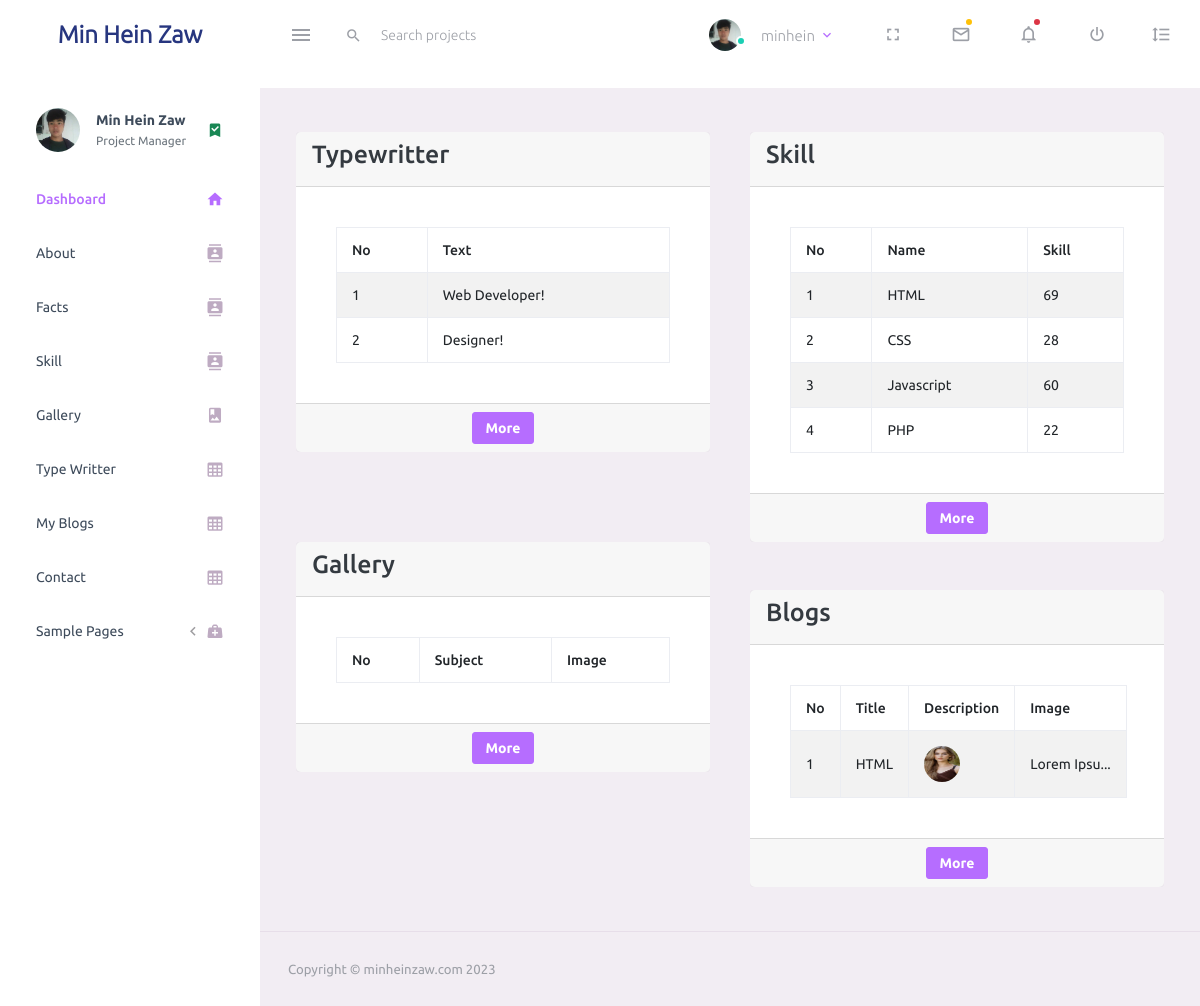
Before: /dashboard/ (signed in) with the older database file.
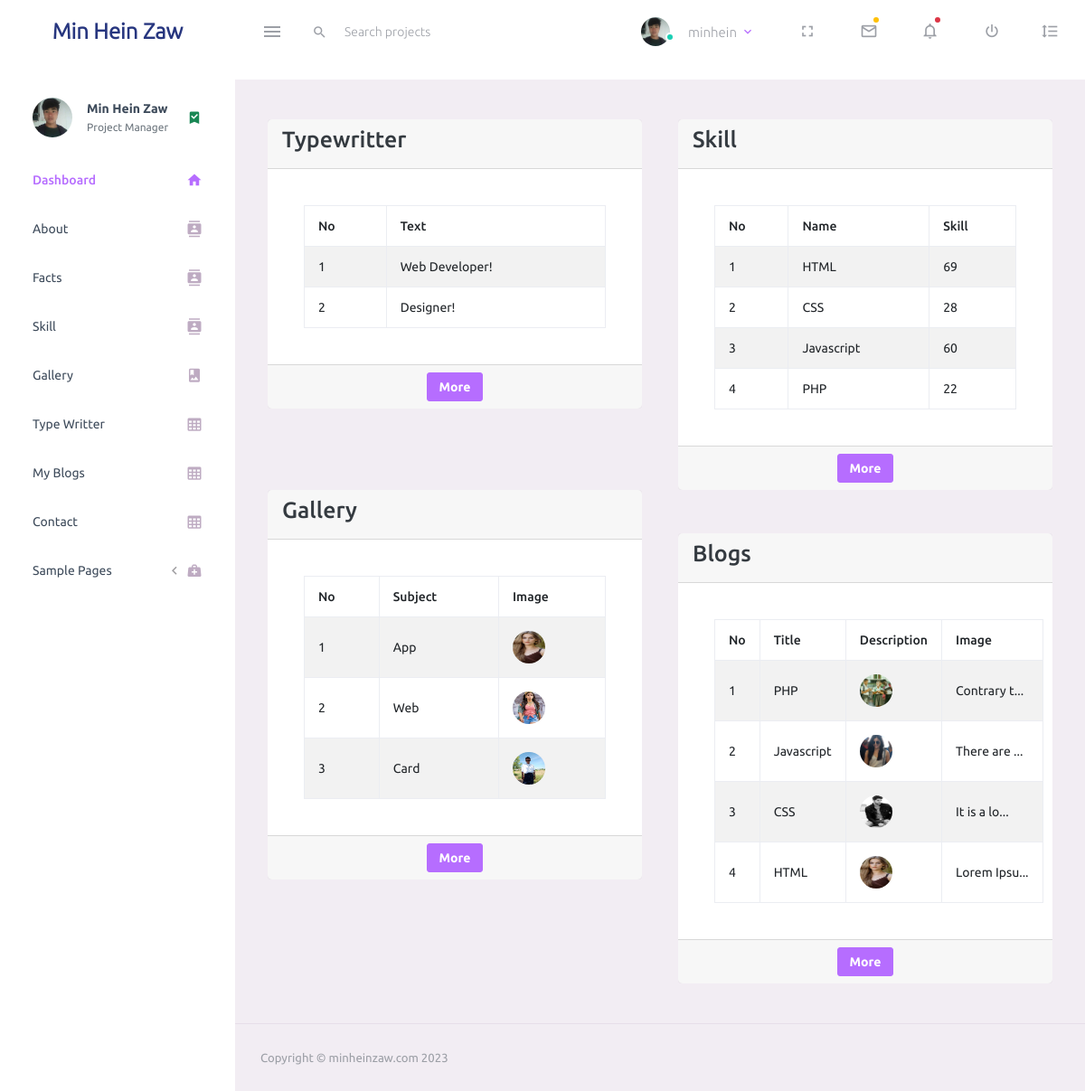
After: the same page with the newer database file.
### base/models.py (models this page shows, shortened)
class About(models.Model):
    name = models.CharField(max_length=100, null=True)
    birthday = models.DateField(null=True)
    email = models.EmailField(null=True)
    phone = models.CharField(max_length=15, null=True)
    address = models.CharField(max_length=100, null=True)
    description = RichTextField(null=True, blank=True)
    created = models.DateTimeField(auto_now=True)
    updated = models.DateTimeField(auto_now_add=True)

class TypeWritter(models.Model):
    text = models.CharField(max_length=100, null=True)

class Skill(models.Model):
    name = models.CharField(max_length=50, null=True)
    skill = models.IntegerField(null=True)

class MyBlog(models.Model):
    title = models.CharField(max_length=255, null=True)
    description = RichTextField(null=True)
    blog_image = models.ImageField(upload_to="myblog_image/", null=True)
    created = models.DateTimeField(auto_now=True)
    updated = models.DateTimeField(auto_now_add=True)
    class Meta:
        ordering = ['-created', '-updated']

class Gallery(models.Model):
    subject = models.CharField(max_length=3, choices=SUBJECT, null=True)
    image = models.ImageField(upload_to="photoes/", null=True)

### base/views.py (the view)
# urls.py: path('dashboard/', views.indexPage, name="index"),
@login_required (login_url='login')
def indexPage(request):
    texts = TypeWritter.objects.all()
    abouts = About.objects.all()
    skills = Skill.objects.all()
    galleries = Gallery.objects.all()
    blogs = MyBlog.objects.all()
    context = {'texts':texts, 'abouts':abouts, 'skills':skills, 'galleries':galleries, 'blogs':blogs}
    return render(request, 'backend/index.html', context)

### base/templates/backend/index.html
{% extends 'main.html' %}
{% block content %}
<div class="row">
  <div class="col-md-6">
      <div class="card">
          <div class="card-header">
              <h3>Typewritter</h3>
          </div>
          <div class="card-body">
              <table class="table table-striped table-bordered">
                  <thead>
                      <tr>
                          <th>No</th>
                          <th>Text</th>
                      </tr>
                  </thead>
                  <tbody>
                      {% for text in texts %}
                          <tr>
                              <td>{{forloop.counter}}</td>
                              <td>{{text.text}}</td>
                          </tr>
                      {% endfor %}
                  </tbody>
              </table>
          </div>
          <div class="card-footer">
            <div style="text-align: center;">
              <a href="{% url 'typewritter' %}" type="submit" class="btn btn-primary btn-sm">More</a>
            </div>
          </div>
      </div>
  </div>
  <div class="col-md-6">
    <div class="card">
        <div class="card-header">
            <h3>Skill</h3>
        </div>
        <div class="card-body">
            <table class="table table-striped table-bordered">
                <thead>
                    <tr>
                        <th>No</th>
                        <th>Name</th>
                        <th>Skill</th>
                    </tr>
                </thead>
                <tbody>
                    {% for skill in skills %}
                        <tr>
                            <td>{{forloop.counter}}</td>
                            <td>{{skill.name}}</td>
                            <td>{{skill.skill}}</td>
                        </tr>
                    {% endfor %}
                </tbody>
            </table>
        </div>
        <div class="card-footer">
          <div style="text-align: center;">
            <a href="{% url 'skill' %}" type="submit" class="btn btn-primary btn-sm">More</a>
          </div>
        </div>
    </div>
  </div>
  <div class="col-md-6">
    <div class="card">
        <div class="card-header">
            <h3>Gallery</h3>
        </div>
        <div class="card-body">
            <table class="table table-striped table-bordered">
                <thead>
                    <tr>
                        <th>No</th>
                        <th>Subject</th>
                        <th>Image</th>
                    </tr>
                </thead>
                <tbody>
                    {% for gallery in galleries %}
                        <tr>
                            <td>{{forloop.counter}}</td>
                            <td>{{gallery.get_subject_display}}</td>
                            <td>
                              <img src="{{gallery.image.url}}" alt="">
                            </td>
                        </tr>
                    {% endfor %}
                </tbody>
            </table>
        </div>
        <div class="card-footer">
          <div style="text-align: center;">
            <a href="{% url 'gallery' %}" type="submit" class="btn btn-primary btn-sm">More</a>
          </div>
        </div>
    </div>
  </div>
  <div class="col-md-6 mt-5">
    <div class="card">
        <div class="card-header">
            <h3>Blogs</h3>
        </div>
        <div class="card-body">
            <table class="table table-striped table-bordered">
                <thead>
                    <tr>
                        <th>No</th>
                        <th>Title</th>
                        <th>Description</th>
                        <th>Image</th>
                    </tr>
                </thead>
                <tbody>
                    {% for blog in blogs %}
                        <tr>
                            <td>{{forloop.counter}}</td>
                            <td>{{blog.title}}</td>
                            <td>
                              <img src="{{blog.blog_image.url}}" alt="">
                            </td>
                            <td>{{blog.description|stringformat:".10s"}}...</td>
                        </tr>
                    {% endfor %}
                </tbody>
            </table>
        </div>
        <div class="card-footer">
          <div style="text-align: center;">
            <a href="{% url 'myblog' %}" type="submit" class="btn btn-primary btn-sm">More</a>
          </div>
        </div>
    </div>
  </div>
</div>
{% endblock content %}

### templates/main.html (shortened to what this page needs)
cls{% load static %}
<!DOCTYPE html>
<html lang="en">
  <head>
    <link rel="stylesheet" href="{% static 'assets/vendors/mdi/css/materialdesignicons.min.css' %}">
    <link rel="stylesheet" href= {% static 'assets/vendors/css/vendor.bundle.base.css' %}>
    <link rel="stylesheet" href="{% static 'assets/css/style.css' %}">
  </head>
  <body>
    <div class="container-scroller">
      {% include 'navbar.html' %}
      <div class="container-fluid page-body-wrapper">
        {% include 'sidebar.html' %}
        <div class="main-panel">
          <div class="content-wrapper">
            {% block content %}{% endblock content %}
          </div>
          {% include 'footer.html' %}
        </div>
      </div>
    </div>
  </body>
</html>

### templates/navbar.html (shortened to what this page needs)
{% load static %}
<nav class="navbar default-layout-navbar col-lg-12 col-12 p-0 fixed-top d-flex flex-row">
    <div class="text-center navbar-brand-wrapper d-flex align-items-center justify-content-center">
      <a class="navbar-brand brand-logo" href="{% url 'index' %}"> <strong><span>Min Hein Zaw</span></strong> </a>
    </div>
    <div class="navbar-menu-wrapper d-flex align-items-stretch">
      <button class="navbar-toggler navbar-toggler align-self-center" type="button" data-toggle="minimize">
        <span class="mdi mdi-menu"></span>
      </button>
      <div class="search-field d-none d-md-block">
        <form class="d-flex align-items-center h-100" action="#">
          <div class="input-group">
            <div class="input-group-prepend bg-transparent">
              <i class="input-group-text border-0 mdi mdi-magnify"></i>
            </div>
            <input type="text" class="form-control bg-transparent border-0" placeholder="Search projects">
          </div>
        </form>
      </div>
      <ul class="navbar-nav navbar-nav-right">
        <li class="nav-item nav-profile dropdown">
          <a class="nav-link dropdown-toggle" id="profileDropdown" href="#" data-bs-toggle="dropdown" aria-expanded="false">
            <div class="nav-profile-img">
              <img src="{% static 'assets/images/faces/logo.jpg' %}" alt="image">
              <span class="availability-status online"></span>
            </div>
            <div class="nav-profile-text">
              {% if request.user.is_authenticated %}
                <p class='mt-3'>{{request.user}}</p>
              {% endif %}
            </div>
          </a>
        </li>
        <li class="nav-item d-none d-lg-block full-screen-link">
          <a class="nav-link">
            <i class="mdi mdi-fullscreen" id="fullscreen-button"></i>
          </a>
        </li>
        <li class="nav-item dropdown">
          <a class="nav-link count-indicator dropdown-toggle" id="messageDropdown" href="#" data-bs-toggle="dropdown" aria-expanded="false">
            <i class="mdi mdi-email-outline"></i>
            <span class="count-symbol bg-warning"></span>
          </a>
        </li>
        <li class="nav-item dropdown">
          <a class="nav-link count-indicator dropdown-toggle" id="notificationDropdown" href="#" data-bs-toggle="dropdown">
            <i class="mdi mdi-bell-outline"></i>
            <span class="count-symbol bg-danger"></span>
          </a>
        </li>
        <li class="nav-item nav-logout d-none d-lg-block">
          <a class="nav-link" href="#">
            <i class="mdi mdi-power"></i>
          </a>
        </li>
        <li class="nav-item nav-settings d-none d-lg-block">
          <a class="nav-link" href="#">
            <i class="mdi mdi-format-line-spacing"></i>
          </a>
        </li>
      </ul>
    </div>
  </nav>

### templates/sidebar.html (shortened to what this page needs)
{% load static %}
<nav class="sidebar sidebar-offcanvas" id="sidebar">
    <ul class="nav">
      <li class="nav-item nav-profile">
        <a href="#" class="nav-link">
          <div class="nav-profile-image">
            <img src="{% static 'assets/images/logo.jpg' %}" alt="profile">
          </div>
          <div class="nav-profile-text d-flex flex-column">
            {% for about in abouts %}
            <span class="font-weight-bold mb-2">{{about.name}}</span>
            {% endfor %}
            <span class="text-secondary text-small">Project Manager</span>
          </div>
          <i class="mdi mdi-bookmark-check text-success nav-profile-badge"></i>
        </a>
      </li>
      {% url 'index' as url %}
      <li class="nav-item {% if request.path == url %}active{% endif %}">
        <a class="nav-link" href="{% url 'index' %}">
          <span class="menu-title">Dashboard</span>
          <i class="mdi mdi-home menu-icon"></i>
        </a>
      </li>
      {% url 'about' as url %}
      <li class="nav-item {% if request.path == url %}active{% endif %}">
        <a class="nav-link" href="{% url 'about' %}">
          <span class="menu-title">About</span>
          <i class="mdi mdi-contacts menu-icon"></i>
        </a>
      </li>
      {% url 'fact' as url %}
      <li class="nav-item {% if request.path == url %}active{% endif %}">
        <a class="nav-link" href="{% url 'fact' %}">
          <span class="menu-title">Facts</span>
          <i class="mdi mdi-contacts menu-icon"></i>
        </a>
      </li>
      {% url 'skill' as url %}
      <li class="nav-item {% if request.path == url %}active{% endif %}">
        <a class="nav-link" href="{% url 'skill' %}">
          <span class="menu-title">Skill</span>
          <i class="mdi mdi-contacts menu-icon"></i>
        </a>
      </li>
      {% url 'gallery' as url %}
      <li class="nav-item {% if request.path == url %}active{% endif %}">
        <a class="nav-link" href="{% url 'gallery' %}">
          <span class="menu-title">Gallery</span>
          <i class="mdi mdi-image-album menu-icon"></i>
        </a>
      </li>
      {% url 'typewritter' as url %}
      <li class="nav-item {% if request.path == url %}active{% endif %}">
        <a class="nav-link" href="{% url 'typewritter' %}">
          <span class="menu-title">Type Writter</span>
          <i class="mdi mdi-table-large menu-icon"></i>
        </a>
      </li>
      {% url 'myblog' as url %}
      <li class="nav-item {% if request.path == url %}active{% endif %}">
        <a class="nav-link" href="{% url 'myblog' %}">
          <span class="menu-title">My Blogs</span>
          <i class="mdi mdi-table-large menu-icon"></i>
        </a>
      </li>
      {% url 'contact' as url %}
      <li class="nav-item {% if request.path == url %}active{% endif %}">
        <a class="nav-link" href="{% url 'contact' %}">
          <span class="menu-title">Contact</span>
          <i class="mdi mdi-table-large menu-icon"></i>
        </a>
      </li>
      <li class="nav-item">
        <a class="nav-link" data-bs-toggle="collapse" href="#general-pages" aria-expanded="false" aria-controls="general-pages">
          <span class="menu-title">Sample Pages</span>
          <i class="menu-arrow"></i>
          <i class="mdi mdi-medical-bag menu-icon"></i>
        </a>
      </li>
    </ul>
  </nav>

### templates/footer.html
<footer class="footer">
    <div class="container-fluid d-flex justify-content-between">
      <span class="text-muted d-block text-center text-sm-start d-sm-inline-block">Copyright © minheinzaw.com 2023</span>
    </div>
  </footer>

Changed rows visible on the page:
added Gallery: subject "App", image (picture)
added Gallery: subject "Web", image (picture)
added Gallery: subject "Card", image (picture)
added MyBlog: title "PHP", blog_image (picture), description "Contrary t"
added MyBlog: title "Javascript", blog_image (picture), description "There are"
added MyBlog: title "CSS", blog_image (picture), description "It is a lo"
